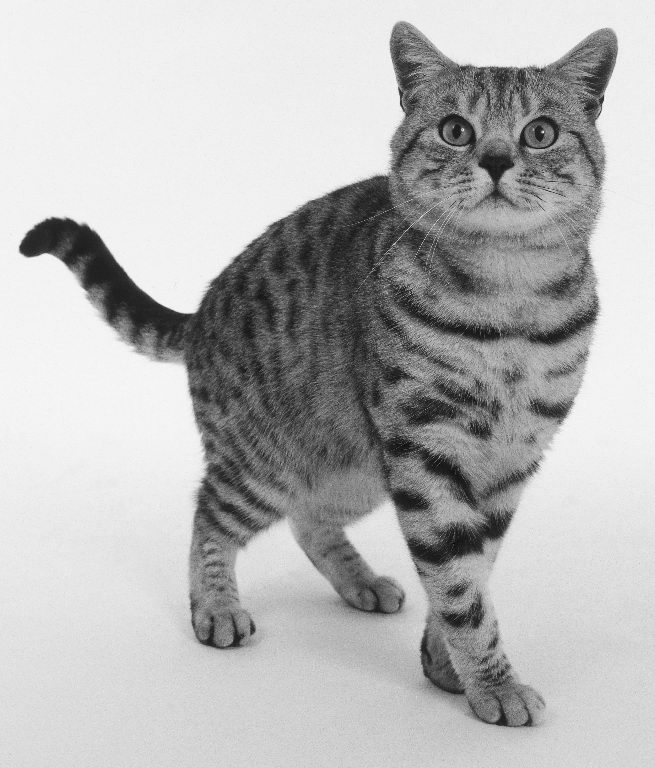
#> input picture CS7030-L3-FFT-2D-SciPy/StripedCat.png, 655 x 768 px
$ jupyter execute Spatial-Frequency-Plots-FS-2015-10-19.ipynb   (shell and % lines are left out)
#> lines starting #> are read from the running program, lines starting #| are printed output that depends on the picture
[cell 1]
# FS plots of stripe imagery and its Fourier Transforms, 2015-10-20.


import numpy as np
import pylab
import matplotlib.pyplot as plt
import matplotlib.cm as cm
import matplotlib.image as mpimg

from scipy import misc
from scipy.fftpack import fft2, ifft2, fftshift, ifftshift, fftfreq

# This is confusing but for some reason these methods are in NumPy only, not SciPy
from numpy.fft import rfft2, irfft2, rfftfreq

from scipy.io import wavfile

[cell 2]
# This looks like a horrible way of setting up the plots.
# Probably should have used .subplots() and related methods
# to avoid duplication of the axis control instructions ...
# e.g. figSPFRsparr, SPFRsparr = plt.subplots(2, 3, sharex=True, sharey=True)

fig_sp = plt.figure()
fig_spfr = plt.figure()

ax_sp = fig_sp.add_subplot(1,1,1)
ax_spfr = fig_spfr.add_subplot(1,1,1)

ax_sp.axes.get_xaxis().set_ticks([])
ax_sp.axes.get_yaxis().set_ticks([])

ax_sp.set_xlabel('Spatial dimension $X$')
ax_sp.set_ylabel('Spatial dimension $Y$')

ax_spfr.axes.get_xaxis().set_ticks([])
ax_spfr.axes.get_yaxis().set_ticks([])

ax_spfr.set_xlabel('Spatial Frequency $f_X$')
ax_spfr.set_ylabel('Spatial Frequency $f_Y$')

ax1 = fig_spfr.add_subplot(2,3,1)
ax2 = fig_spfr.add_subplot(2,3,2)
ax3 = fig_spfr.add_subplot(2,3,3)

ax21 = fig_spfr.add_subplot(2,3,4)
ax22 = fig_spfr.add_subplot(2,3,5)
ax23 = fig_spfr.add_subplot(2,3,6)

ax1.axes.get_xaxis().set_ticks([])
ax1.axes.get_yaxis().set_ticks([])
ax3.axes.get_xaxis().set_ticks([])
ax3.axes.get_yaxis().set_ticks([])
ax21.axes.get_xaxis().set_ticks([])
ax21.axes.get_yaxis().set_ticks([])
ax22.axes.get_xaxis().set_ticks([])
ax22.axes.get_yaxis().set_ticks([])
ax23.axes.get_xaxis().set_ticks([])
ax23.axes.get_yaxis().set_ticks([])

ax4 = fig_sp.add_subplot(2,3,1)
ax5 = fig_sp.add_subplot(2,3,2)
ax6 = fig_sp.add_subplot(2,3,3)
ax24 = fig_sp.add_subplot(2,3,4)
ax25 = fig_sp.add_subplot(2,3,5)
ax26 = fig_sp.add_subplot(2,3,6)

ax4.axes.get_xaxis().set_ticks([])
ax4.axes.get_yaxis().set_ticks([])
ax6.axes.get_xaxis().set_ticks([])
ax6.axes.get_yaxis().set_ticks([])
ax24.axes.get_xaxis().set_ticks([])
ax24.axes.get_yaxis().set_ticks([])
ax25.axes.get_xaxis().set_ticks([])
ax25.axes.get_yaxis().set_ticks([])
ax26.axes.get_xaxis().set_ticks([])
ax26.axes.get_yaxis().set_ticks([])

[cell 3]
# Make stripe images the easy way by cheating! Take the inverse Fourier Transform of a single point
# at various coordinates in the Spatial Frequency domain.

# An complex array for the frequency domain with N frequencies in each dimension.
N = 25
xf = np.zeros((N,N),dtype=complex)


# Set any one of the frequencies to be non-zero.
xf[0, 5] = 1 + 0j # For a cosine which starts high
#or use 0 + 1j to for a sine which starts low

xf[0, N-5] = 1 - 0j # The negative freq associated with the above.
# Not needed here because we want real numbers-only imagery.
# Just doing it to be consistent with actual FT data

# Look at a picture of the point in the frequency domain
ax1.imshow(np.abs(xf), cmap=cm.Greys_r)
# Convert from frequency domain to spatial domain
Z = ifft2(xf)

# print(Z) # Just checking that the imaginary parts are all zero
# since there should be no sine component in the image.

# Look at the real part only.
ax4.imshow(np.real(Z), cmap=cm.Greys_r)

[cell 4]
xf = np.zeros((N, N),dtype=complex)

xf[5, 0] = 1 + 0j
xf[N-5,0] = 1 + 0j

Z = ifft2(xf)
ax2.imshow(np.abs(xf), cmap=cm.Greys_r)
ax5.imshow(np.real(Z), cmap=cm.Greys_r)

[cell 5]
xf = np.zeros((N,N),dtype=complex)

xf[0, 5] = 1 + 0j
xf[0, N-5] = 1 - 0j

xf[5, 0] = 1 + 0j
xf[N-5, 0] = 1 - 0j

Z = ifft2(xf)
ax3.imshow(np.abs(xf), cmap=cm.Greys_r)
ax6.imshow(np.real(Z), cmap=cm.Greys_r)

[cell 6]
xf = np.zeros((N, N),dtype=complex)

xf[5, 5] = 1 + 0j
xf[N-5, N-5] = 1 - 0j

Z = ifft2(xf)
ax21.imshow(np.abs(xf), cmap=cm.Greys_r)
ax24.imshow(np.real(Z), cmap=cm.Greys_r)

[cell 7]
xf = np.zeros((N, N),dtype=complex)

xf[N-5, 5] = 1 + 0j
xf[5, N-5] = 1 - 0j

Z = ifft2(xf)
ax22.imshow(np.abs(xf), cmap=cm.Greys_r)
ax25.imshow(np.real(Z), cmap=cm.Greys_r)

[cell 8]
xf = np.zeros((N, N),dtype=complex)

xf[5, 5] = 1 + 0j
xf[N-5, N-5] = 1 - 0j

xf[N-5, 5] = 1 + 0j
xf[5, N-5] = 1 - 0j

Z = ifft2(xf)

ax23.imshow(np.abs(xf), cmap=cm.Greys_r)
ax26.imshow(np.real(Z), cmap=cm.Greys_r)

[cell 9]
#fig_sp.savefig('Spatial-dimensions-stripes.png', dpi=600)
#fig_spfr.savefig('Spatial-frequencies-stripes.png', dpi=600)

[cell 10]
img = mpimg.imread('StripedCat.png')
#> img is the input picture: shape (768, 655) float32; min 0, max 1, mean 0.713
print(img.shape)
#| (768, 655)

spplot = plt.figure()
axsp = spplot.add_subplot(1,1,1)
axsp.imshow(img, cmap=cm.Greys_r)

axsp.set_xlabel('Spatial dimension $X$')
axsp.set_ylabel('Spatial dimension $Y$')

# spplot.savefig('StripedCat-Plot.png', bbox_inches='tight', pad_inches=0, dpi=600)

[cell 11]
# Get the FT

spfr = fft2(img)

frequencies_fft_rows = fftfreq(img.shape[0],1/img.shape[0])
frequencies_fft_cols = fftfreq(img.shape[1],1/img.shape[1])

#print(frequencies_fft_rows) # These look correct
#print(frequencies_fft_cols)

spfrplot = plt.figure()
axspfr = spfrplot.add_subplot(1,1,1)

axspfr.set_xlabel('Spatial Frequency $f_X$')
axspfr.set_ylabel('Spatial Frequency $f_Y$')

# axspfr.set_xticks(frequencies_fft_rows) # Can't get ticks working. Giving up!
# axspfr.set_yticks(frequencies_fft_cols)

ps_spfr = np.abs(spfr)**2 # Get the power spectrum

# log scale is used to scale down bigger number disproportionately to smaller ones
axspfr.imshow(np.log(ps_spfr), cmap=cm.Greys_r)

# spfrplot.savefig('StripedCatFFT-100PC-Plot.png', bbox_inches='tight', pad_inches=0, dpi=600)

[cell 12]
iimg = ifft2(spfr)

ispplot = plt.figure()
axisp = ispplot.add_subplot(1,1,1)

axisp.imshow(np.abs(iimg), cmap=cm.Greys_r)

axisp.set_xlabel('Spatial dimension $X$')
axisp.set_ylabel('Spatial dimension $Y$')

# ispplot.savefig('StripedCatIFFT-100PC-Plot.png', bbox_inches='tight', pad_inches=0, dpi=600)

[cell 13]
imrows, imcols = img.shape
#> imrows = 768; imcols = 655

spfr = fft2(img)

spfr[imrows//5:,imcols//5:] = \
    np.ones((imrows-imrows//5,imcols-imcols//5)) * 1E-20

spfrplot = plt.figure()
axspfr = spfrplot.add_subplot(1,1,1)

ps_spfr = np.abs(spfr)**2

axspfr.imshow(np.log10(ps_spfr), cmap=cm.Greys_r)

axspfr.set_xlabel('Spatial frequency $f_X$')
axspfr.set_ylabel('Spatial frequency $f_Y$')

# spfrplot.savefig('StripedCatFFT-32PC-Plot.png', bbox_inches='tight', pad_inches=0, dpi=600)

[cell 14]
iimg = ifft2(spfr)

ispplot = plt.figure()
axisp = ispplot.add_subplot(1,1,1)

axisp.imshow(np.real(iimg), cmap=cm.Greys_r)

axisp.set_xlabel('Spatial dimension $X$')
axisp.set_ylabel('Spatial dimension $Y$')

# ispplot.savefig('StripedCatIFFT-32PC-Plot.png', bbox_inches='tight', pad_inches=0, dpi=600)

[cell 15]
# Make a new image comprising lower spatial frequencies only and that has lower
# spatial resolution (i.e. fewer pixels) which should be achieved by applying the
# inverse Fourier Transform to a smaller sized frequency space.

NewHalfSideLength = 100

imrows, imcols = img.shape

mid_rows = imrows//2
#> mid_rows = 384
mid_cols = imcols//2
#> mid_cols = 327

spfr = fft2(img)
print(spfr.shape)
#| (768, 655)

smaller_spfr_shift = fftshift(spfr)
smaller_spfr_shift = smaller_spfr_shift[mid_rows-NewHalfSideLength:mid_rows+NewHalfSideLength,
                                        mid_cols-NewHalfSideLength:mid_cols+NewHalfSideLength]
print(smaller_spfr_shift.shape)
#| (200, 200)

ps_smaller_spfr_shift = np.abs(smaller_spfr_shift)**2

smaller_spfr = ifftshift(smaller_spfr_shift)
ps_smaller_spfr = np.abs(smaller_spfr)**2
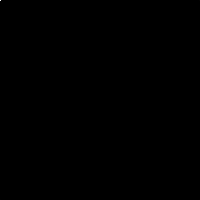
#> ps_smaller_spfr: shape (200, 200) float32; min 0.363, max 1.29e+11, mean 3632794; drawn with min black and max white


spfrplot = plt.figure()
axspfr = spfrplot.add_subplot(1,1,1)
axspfr.set_xlabel('Spatial frequency $f_X$')
axspfr.set_ylabel('Spatial frequency $f_Y$')

axspfr.imshow(np.log(ps_smaller_spfr_shift), cmap=cm.Greys_r)

spfrplot2 = plt.figure()
axspfr2 = spfrplot2.add_subplot(1,1,1)
axspfr2.set_xlabel('Spatial frequency $f_X$')
axspfr2.set_ylabel('Spatial frequency $f_Y$')

axspfr2.imshow(np.log(ps_smaller_spfr), cmap=cm.Greys_r)


# spfrplot.savefig('StripedCatFFT-32PC-Plot.png', bbox_inches='tight', pad_inches=0, dpi=600)

[cell 16]
iimg = ifft2(smaller_spfr)

ispplot = plt.figure()
axisp = ispplot.add_subplot(1,1,1)

axisp.imshow(np.abs(iimg), cmap=cm.Greys_r)

axisp.set_xlabel('Spatial dimension $X$')
axisp.set_ylabel('Spatial dimension $Y$')

# ispplot.savefig('StripedCatIFFT-32PC-Plot.png', bbox_inches='tight', pad_inches=0, dpi=600)

[cell 17]
'''
Use a SciPy 2-D DFT to compute the power spectra of discrete versions of the following 2-D functions
which are seperable in rectangular coordinates into their 1-D equivalents. Plot them all nicely in a table
'''
import numpy as np
import pylab
import matplotlib.pyplot as plt
import math
from scipy import misc
from scipy.fftpack import fft2, ifft2, fftshift, ifftshift, fftfreq
# This is confusing but for some reason these methods are in NumPy only, not SciPy
from numpy.fft import rfft2, irfft2, rfftfreq
import matplotlib.cm as cm
# Rectangle:
start_time = -2
stop_time = 2
time_to_plot = 4 # seconds
sample_rate = 50 # In Hz, the number of samples per second
total_number_of_sample = sample_rate * time_to_plot #+ 1 #Odd numbers get you zero with linspace
t = np.linspace(start_time, stop_time, total_number_of_sample) #Odd numbers get you zero with linspace

# Graphing helper function
def setup_graph(title='', x_label='', y_label='', fig_size=None):
    fig = plt.figure()
    if fig_size != None:
        fig.set_size_inches(fig_size[0], fig_size[1])
    ax = fig.add_subplot(111)
    ax.set_title(title)
    ax.set_xlabel(x_label)
    ax.set_ylabel(y_label)

rect = np.linspace(0,1,total_number_of_sample)
for i in range(len(t)):
    if((t[i] > -0.5) & (t[i] < 0.5)):
        rect[i] = 1
    elif((t[i] == 0.5) &(t[i] == -0.5)):
        rect[i] = 0.5
    else:
        rect[i] = 0

setup_graph(x_label='time (in seconds)', y_label='amplitude', title='Rectangle in time domain')
plt.axis([-2.1, 2.1, 0,1.1])
plt.plot(t, rect)
plt.show()
#> figure, not shown here; curve peaks at x = -0.492, y = 1


rect1 = np.asmatrix(rect)
rect2D=np.dot(np.transpose(rect1),rect1)

print(rect2D)
plt.matshow(rect2D)
plt.show()

# [10 lines of commented-out code are left out]

rect2Dft = fftshift(fft2(rect2D))

#rect2Dft.imshow()

ps_rect2Dft = np.abs(rect2Dft)**2

#print(ps_rect2Dft)
ps_rect2DftP = plt.figure()
axirect2DftP = ps_rect2DftP.add_subplot(1,1,1)
axirect2DftP.imshow(np.log(ps_rect2Dft), cmap=cm.Greys_r)


# [20 lines of commented-out code are left out]

[cell 18]
# Signum:
start_time = -2
stop_time = 2
time_to_plot = 4 # seconds
sample_rate = 100 # In Hz, the number of samples per second
total_number_of_sample = sample_rate * time_to_plot + 1 #Odd numbers get you zero with linspace
t = np.linspace(start_time, stop_time, total_number_of_sample) #Odd numbers get you zero with linspace
signum = np.copysign(1,t) # Define coysign is closest function in python to Signum array
signum[int((sample_rate * time_to_plot)/2)] = 0 #add zero because copysign turns zero to 1

setup_graph(x_label='time (in seconds)', y_label='amplitude', title='Signum in time domain')
plt.axis([-2.1, 2.1, -1.1,1.1])
plt.plot(t, signum)
plt.show()
#> figure, not shown here; curve peaks at x = 0.01, y = 1

signum1 = np.asmatrix(signum)
signum2D=np.dot(np.transpose(signum1),signum1)

plt.matshow(signum2D)
plt.show()
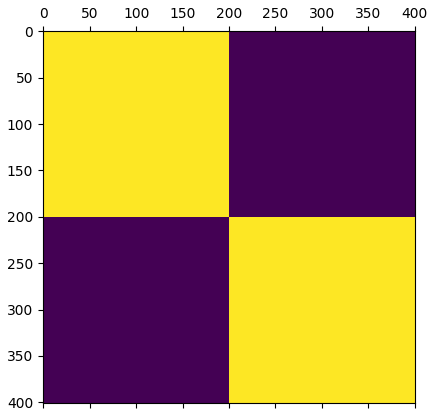
#> figure drawn by matplotlib, 1 panel

# Get the FT

signum2Dft = fftshift(fft2(signum2D))

#rect2Dft.imshow()

ps_signum2Dft = np.abs(signum2Dft)**2

#print(ps_signum2Dft)
ps_signum2DftP = plt.figure()
axisignum2DftP = ps_signum2DftP.add_subplot(1,1,1)
axisignum2DftP.imshow(np.log(ps_signum2Dft), cmap=cm.Greys_r)

[cell 19]
# Triangle:
start_time = -3
stop_time = 3
time_to_plot = 6 # seconds
sample_rate = 100 # In Hz, the number of samples per second
total_number_of_sample = sample_rate * time_to_plot #+ 1 #Odd numbers get you zero with linspace
t = np.linspace(start_time, stop_time, total_number_of_sample) #Odd numbers get you zero with linspace
triangle= np.linspace(0,1,total_number_of_sample)
for i in range(len(t)):
    if((t[i] > -1.0) & (t[i] < 1.0)):
        triangle[i] = 1 - abs(t[i])
    else:
        triangle[i] = 0

setup_graph(x_label='time (in seconds)', y_label='amplitude', title='Triangle in time domain')
plt.axis([-2.1, 2.1, -0.1,1.1])
plt.plot(t, triangle)
plt.show()
#> figure, not shown here; curve peaks at x = -0.00501, y = 0.995

triangle1 = np.asmatrix(triangle)
triangle2D=np.dot(np.transpose(triangle1),triangle1)

plt.matshow(triangle2D, cmap=cm.Greys_r)
plt.show()
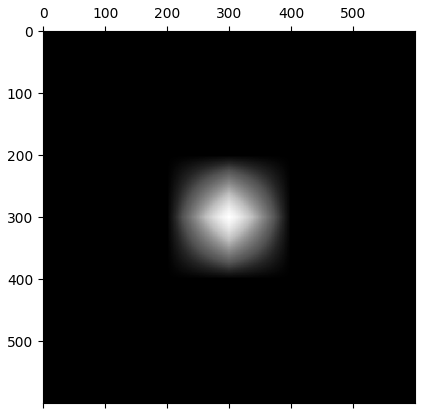
#> figure drawn by matplotlib, 1 panel

# Get the FT

triangle2Dft = fftshift(fft2(triangle2D))


ps_triangle2Dft = np.abs(triangle2Dft)**2

#print(ps_signum2Dft)
ps_triangle2DftP = plt.figure()
axitriangle2DftP = ps_triangle2DftP.add_subplot(1,1,1)
axitriangle2DftP.imshow(np.log(ps_triangle2Dft), cmap=cm.Greys_r,)
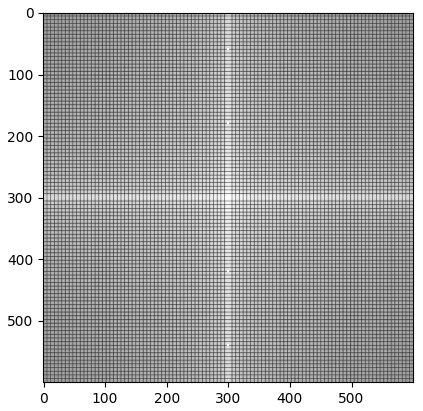
#> figure drawn by matplotlib, 1 panel

[cell 20]
# Impulse/Dirac delta:
start_time = -5
stop_time = 5
time_to_plot = 10 # seconds
sample_rate = 50 # In Hz, the number of samples per second
total_number_of_sample = sample_rate * time_to_plot + 1 #Odd numbers get you zero with linspace
t = np.linspace(start_time, stop_time, total_number_of_sample) #Odd numbers get you zero with linspace
dirac_impulze = np.linspace(0,1,total_number_of_sample)

for i in range(len(t)):
    if(t[i] == 0):
        dirac_impulze[i]  = 1000
    else:
        dirac_impulze [i] = 0

setup_graph(x_label='time (in seconds)', y_label='amplitude', title='Dirac delta Impulze in time domain')
plt.axis([-2, 2, 0,1.2])
plt.plot(t, dirac_impulze)
plt.show()
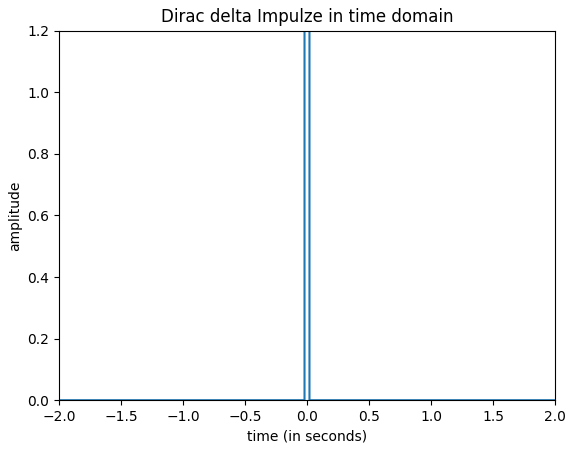
#> figure drawn by matplotlib, 1 panel; curve peaks at x = 0, y = 1000

#Generate 2D dirac

dirac_impulze1 = np.asmatrix(dirac_impulze)
dirac_impulze2D=np.dot(np.transpose(dirac_impulze1),dirac_impulze1)

plt.matshow(dirac_impulze2D)
plt.show()
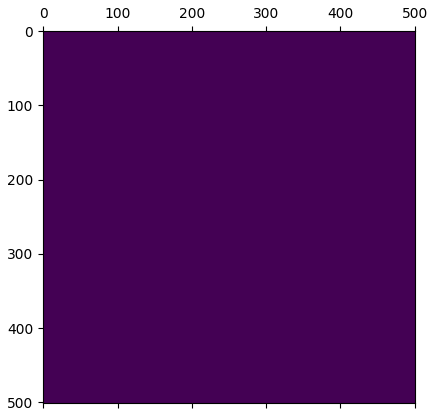
#> figure drawn by matplotlib, 1 panel

# Get the FT

dirac_impulze2Dft = fftshift(fft2(dirac_impulze2D))


ps_dirac_impulze2Dft = np.abs(dirac_impulze2Dft)**2

#print(ps_signum2Dft)
ps_dirac_impulze2DftP = plt.figure()
axidirac_impulze2DftP = ps_dirac_impulze2DftP.add_subplot(1,1,1)
axidirac_impulze2DftP.imshow(np.log(ps_dirac_impulze2Dft), cmap=cm.Greys_r)
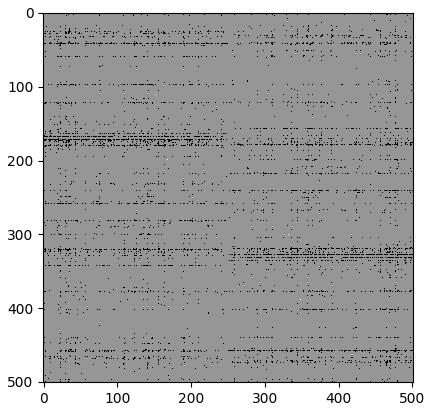
#> figure drawn by matplotlib, 1 panel

[cell 21]
# Combulusion - Dirac delta impul train:
start_time = -2
stop_time = 2
time_to_plot = 4 # seconds
sample_rate = 100 # In Hz, the number of samples per second
total_number_of_sample = sample_rate * time_to_plot #+ 1 #Odd numbers get you zero with linspace
t = np.linspace(start_time, stop_time, total_number_of_sample) #Odd numbers get you zero with linspace
from scipy.special import comb

dirac_comb = np.linspace(0,1,total_number_of_sample)
k = 10 # set time between impulses, everysecond

for i in range(len(t)):
    if (i % k) == 0:
        dirac_comb[i] = 1000
    else:
        dirac_comb[i] = 0


setup_graph(x_label='time (in seconds)', y_label='amplitude', title='Dirac Comb - Impulse Train in time domain')
plt.axis([-2, 2, 0,1000])
plt.plot(t, dirac_comb)
plt.show()
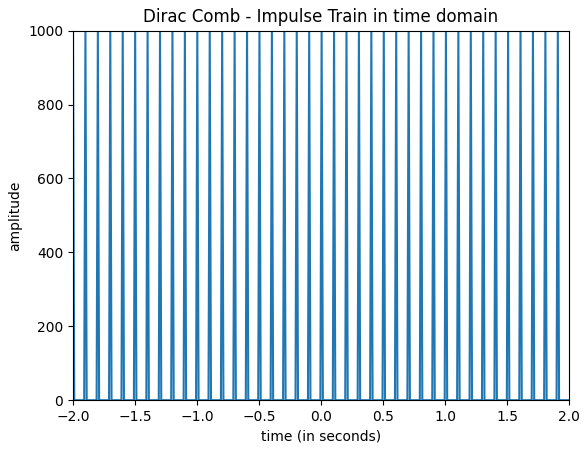
#> figure drawn by matplotlib, 1 panel; curve peaks at x = -2, y = 1000

#Generate 2D Comb

dirac_comb1 = np.asmatrix(dirac_comb)
dirac_comb2D=np.dot(np.transpose(dirac_comb1),dirac_comb1)

plt.matshow(dirac_comb2D,cmap=cm.Greys_r)
plt.show()
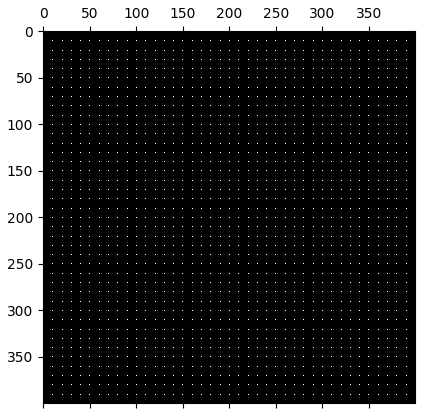
#> figure drawn by matplotlib, 1 panel

# Get the FT

dirac_comb2Dft = fftshift(fft2(dirac_comb2D))


ps_dirac_comb2Dft = np.abs(dirac_comb2Dft)**2

#print(ps_signum2Dft)
ps_dirac_comb2DftP = plt.figure()
axidirac_comb2DftP = ps_dirac_comb2DftP.add_subplot(1,1,1)
axidirac_comb2DftP.imshow(np.log(ps_dirac_comb2Dft), cmap=cm.Greys_r)
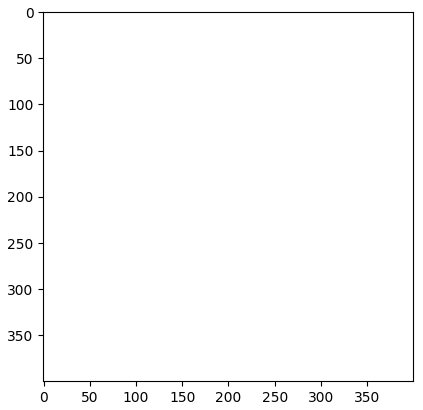
#> figure drawn by matplotlib, 1 panel

$ run again, with CS7030-L3-FFT-2D-SciPy/Spatial-dimensions-stripes.png copied over CS7030-L3-FFT-2D-SciPy/StripedCat.png
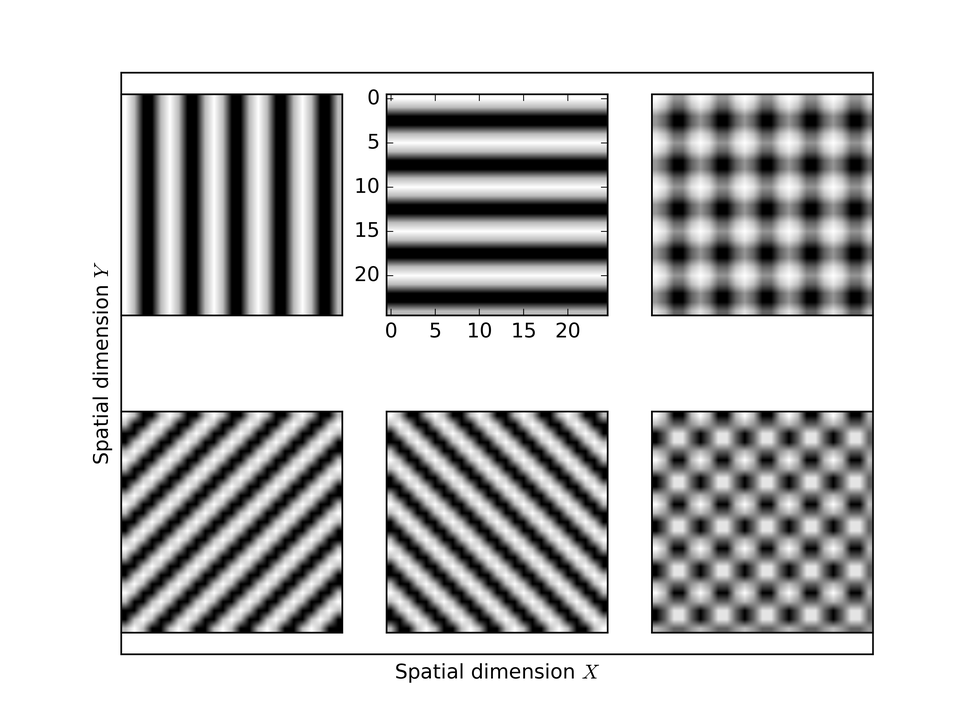
#> input picture CS7030-L3-FFT-2D-SciPy/Spatial-dimensions-stripes.png, 970 x 727 px, shrunk from 4800 x 3600 before the run
#> img is the input picture: shape (727, 970, 4) float32; mean R, G, B, A 0.4, 0.4, 0.4, 0.626
#| (727, 970, 4)
#> `[cell 11] # Get the FT  spfr = fft2(img)  frequencies_fft_rows = fftfr..`:
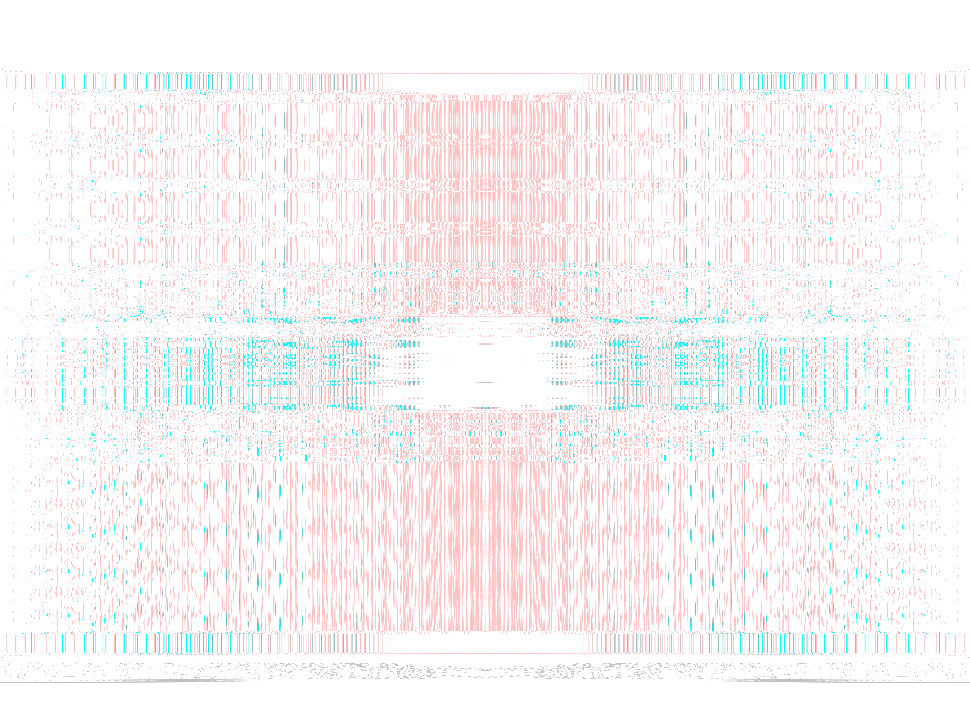
#> shown: shape (727, 970, 4) float32; mean R, G, B, A 0.747, 0.555, 0.555, 0.555; transparent parts drawn white
